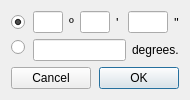
<?xml version="1.0" encoding="UTF-8"?>
<ui version="4.0">
 <class>InputCoordWidgetForm</class>
 <widget class="QWidget" name="InputCoordWidgetForm">
  <property name="geometry">
   <rect>
    <x>0</x>
    <y>0</y>
    <width>190</width>
    <height>100</height>
   </rect>
  </property>
  <property name="sizePolicy">
   <sizepolicy hsizetype="Fixed" vsizetype="Fixed">
    <horstretch>0</horstretch>
    <verstretch>0</verstretch>
   </sizepolicy>
  </property>
  <property name="minimumSize">
   <size>
    <width>190</width>
    <height>100</height>
   </size>
  </property>
  <property name="maximumSize">
   <size>
    <width>190</width>
    <height>100</height>
   </size>
  </property>
  <property name="windowTitle">
   <string>Coordinate</string>
  </property>
  <layout class="QGridLayout" name="gridLayout_7">
   <item row="0" column="0" rowspan="2">
    <layout class="QGridLayout" name="gridLayout">
     <item row="0" column="0">
      <widget class="QRadioButton" name="rdoDMS">
       <property name="text">
        <string/>
       </property>
       <property name="checked">
        <bool>true</bool>
       </property>
      </widget>
     </item>
     <item row="1" column="0">
      <widget class="QRadioButton" name="rdoDD">
       <property name="text">
        <string/>
       </property>
      </widget>
     </item>
    </layout>
   </item>
   <item row="0" column="1">
    <layout class="QGridLayout" name="gridLayout_2">
     <item row="0" column="0">
      <widget class="QLineEdit" name="lneDegree">
       <property name="maximumSize">
        <size>
         <width>30</width>
         <height>16777215</height>
        </size>
       </property>
       <property name="text">
        <string/>
       </property>
      </widget>
     </item>
     <item row="0" column="1">
      <widget class="QLabel" name="label_2">
       <property name="maximumSize">
        <size>
         <width>8</width>
         <height>16777215</height>
        </size>
       </property>
       <property name="font">
        <font>
         <pointsize>10</pointsize>
        </font>
       </property>
       <property name="text">
        <string>º</string>
       </property>
      </widget>
     </item>
    </layout>
   </item>
   <item row="0" column="2">
    <layout class="QGridLayout" name="gridLayout_4">
     <item row="0" column="0">
      <widget class="QLineEdit" name="lneMinute">
       <property name="maximumSize">
        <size>
         <width>30</width>
         <height>16777215</height>
        </size>
       </property>
      </widget>
     </item>
     <item row="0" column="1">
      <widget class="QLabel" name="label_3">
       <property name="maximumSize">
        <size>
         <width>8</width>
         <height>16777215</height>
        </size>
       </property>
       <property name="font">
        <font>
         <pointsize>10</pointsize>
        </font>
       </property>
       <property name="text">
        <string>'</string>
       </property>
      </widget>
     </item>
    </layout>
   </item>
   <item row="0" column="3">
    <layout class="QGridLayout" name="gridLayout_5">
     <item row="0" column="0">
      <widget class="QLineEdit" name="lneSecond">
       <property name="maximumSize">
        <size>
         <width>40</width>
         <height>16777215</height>
        </size>
       </property>
      </widget>
     </item>
     <item row="0" column="1">
      <widget class="QLabel" name="label_4">
       <property name="sizePolicy">
        <sizepolicy hsizetype="MinimumExpanding" vsizetype="Preferred">
         <horstretch>0</horstretch>
         <verstretch>0</verstretch>
        </sizepolicy>
       </property>
       <property name="maximumSize">
        <size>
         <width>8</width>
         <height>16777215</height>
        </size>
       </property>
       <property name="font">
        <font>
         <pointsize>10</pointsize>
        </font>
       </property>
       <property name="text">
        <string>''</string>
       </property>
      </widget>
     </item>
    </layout>
   </item>
   <item row="1" column="1" colspan="3">
    <layout class="QGridLayout" name="gridLayout_3">
     <item row="0" column="1">
      <widget class="QLabel" name="label">
       <property name="text">
        <string>degrees.</string>
       </property>
      </widget>
     </item>
     <item row="0" column="0">
      <widget class="QLineEdit" name="lneDecimalDegree"/>
     </item>
    </layout>
   </item>
   <item row="2" column="0" colspan="4">
    <layout class="QGridLayout" name="gridLayout_6">
     <item row="0" column="0">
      <widget class="QPushButton" name="pbCancel">
       <property name="text">
        <string>Cancel</string>
       </property>
       <property name="default">
        <bool>false</bool>
       </property>
      </widget>
     </item>
     <item row="0" column="1">
      <spacer name="horizontalSpacer">
       <property name="orientation">
        <enum>Qt::Horizontal</enum>
       </property>
       <property name="sizeHint" stdset="0">
        <size>
         <width>35</width>
         <height>20</height>
        </size>
       </property>
      </spacer>
     </item>
     <item row="0" column="2">
      <widget class="QPushButton" name="pbOK">
       <property name="text">
        <string>OK</string>
       </property>
       <property name="default">
        <bool>true</bool>
       </property>
      </widget>
     </item>
    </layout>
   </item>
  </layout>
 </widget>
 <resources/>
 <connections/>
</ui>
